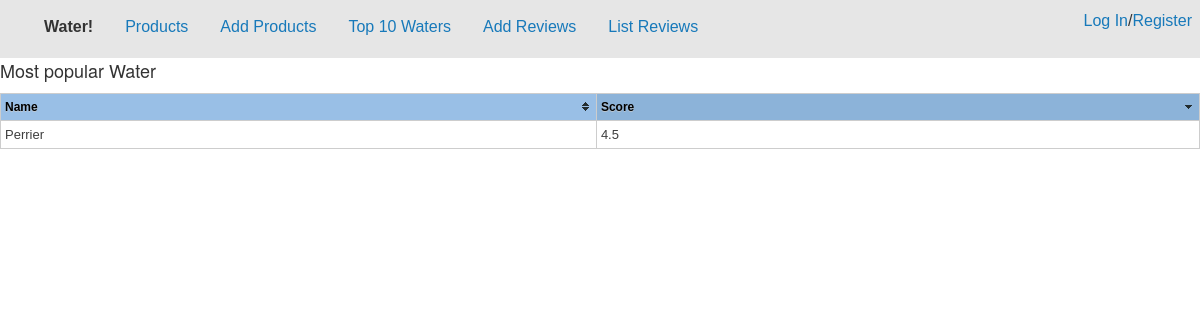
The app's page /top10, older data.
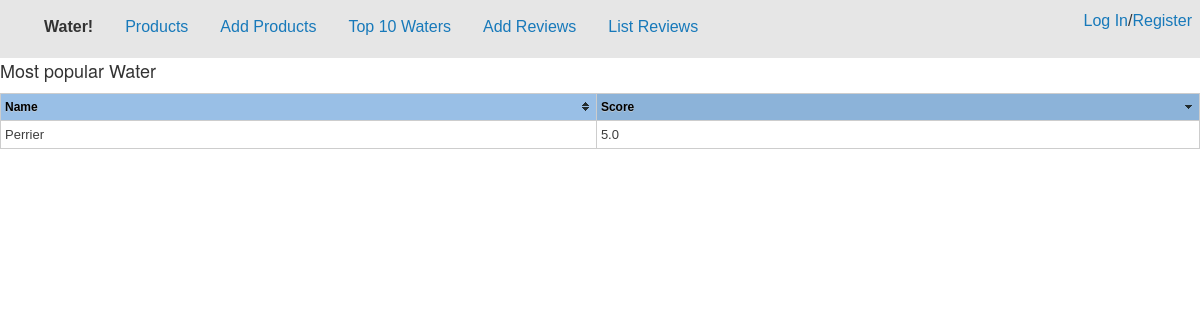
The same page, newer data.
### AddWater/models.py (models this page shows, shortened)
class Products(models.Model):
    ProductName = models.CharField(max_length=100, unique=True)
    CATEGORY_CHOICES = (
        ('Sparkling', 'Sparkling'),
        ('Flat', 'Flat'),
    )
    ProductCategory = models.CharField(max_length=9, choices=CATEGORY_CHOICES)
    ProductTotalScore = models.PositiveSmallIntegerField()
    NumberofReviews = models.PositiveSmallIntegerField()
    ProductFlavor = models.OneToOneField(Flavors)
    INT_CHOICES = (
        (1, '1'),
        (2, '2'),
        (3, '3'),
        (4, '4'),
        (5, '5'),
    )

### AddWater/views.py (the view)
# urls.py: url(r'^top10$', views.top10, name='top10'),
def top10(request):
    prodlist = Products.objects.order_by('-ProductTotalScore')[:10]
    for element in prodlist:
        if element.NumberofReviews != 0:
            element.ProductTotalScore = element.ProductTotalScore / element.NumberofReviews
    context = {
        'title': "Home",
        'content': prodlist
    }
    return render(request, 'top10.html', context)

### AddWater/templates/top10.html (shortened to what this page needs)
{% extends "home.html" %}
{% block content %}
    <h1>Most popular Water</h1>
    <table id="top10Table" class="tablesorter">
    <thead>
    <tr>
        <th>Name</th>
        <th>Score</th>
    </tr>
    </thead>
    <tbody>
    {% for element in content %}
        <tr>
            <td>{{ element.ProductName }}</td>
            <td>{{ element.ProductTotalScore }}</td>
        </tr>
    {% endfor %}
    </tbody>
    </table>
{% endblock %}

Row changes from the older to the newer data that the page shows:
changed Products "Perrier": ProductTotalScore "4.5" → "5.0"
